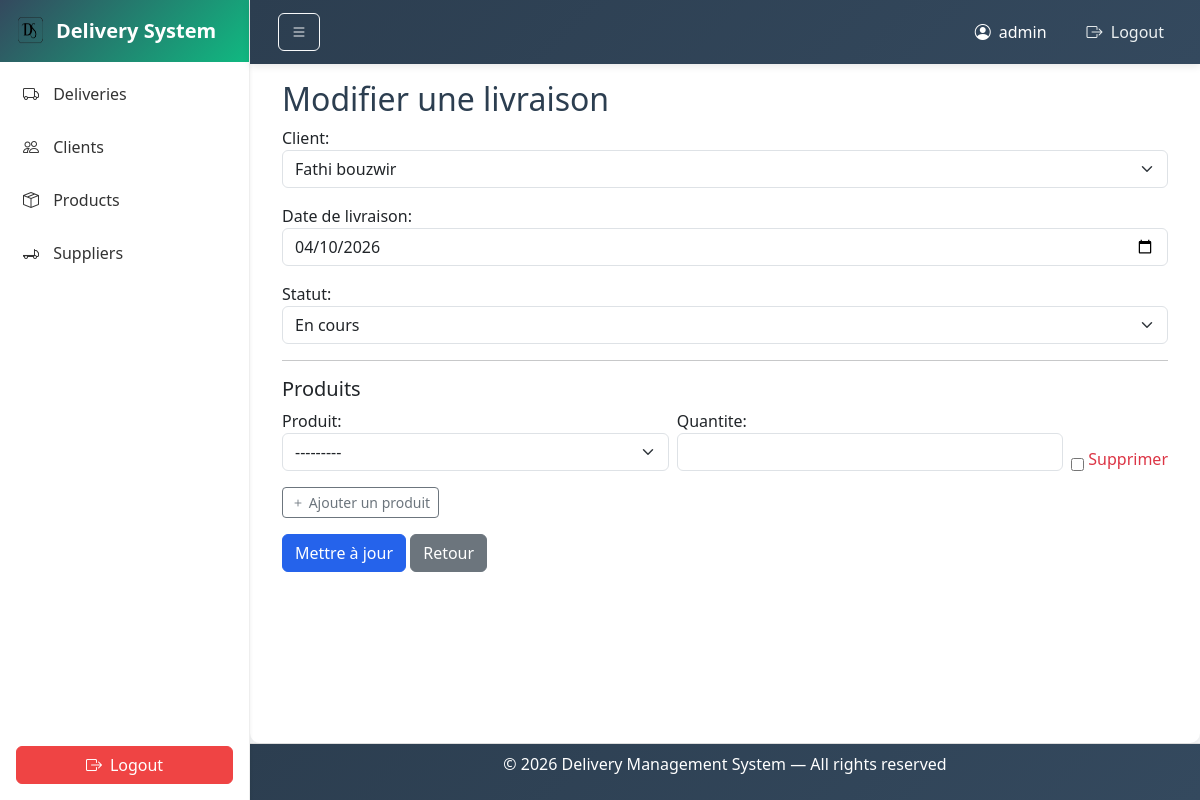
/deliveries/update/3/ (signed in), run on an earlier commit of the app's database.
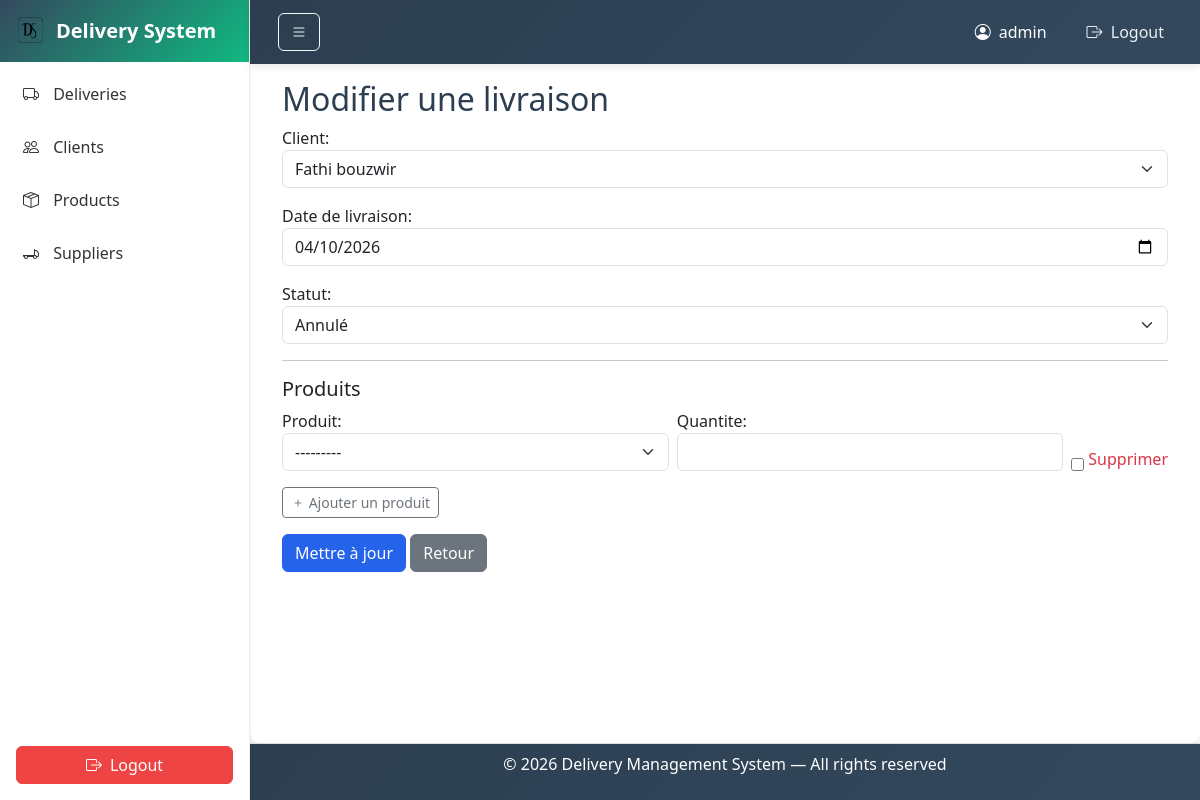
And on a later commit of the database.
### deliveryproject/models.py (models this page shows, shortened)
class Delivery(models.Model):
    STATUT_CHOICES = [
        ("En cours", "En cours"),
        ("Livré", "Livré"),
        ("Annulé", "Annulé"),
    ]
    client = models.ForeignKey(Client, on_delete=models.CASCADE)
    date_livraison = models.DateField()
    statut = models.CharField(max_length=50, choices=STATUT_CHOICES, default="En cours")

### deliveryproject/views.py (the view)
# urls.py: path('deliveries/update/<int:id>/', views.delivery_update, name='delivery_update'),
@login_required(login_url='login')
def delivery_update(request, id):
    delivery = get_object_or_404(Delivery, id=id)
    form = DeliveryForm(request.POST or None, instance=delivery)
    formset = DeliveryItemFormSet(request.POST or None, instance=delivery)
    if form.is_valid() and formset.is_valid():
        form.save()
        formset.save()
        return redirect('delivery_list')
    return render(request, 'delivery/form.html', {
        'form': form,
        'formset': formset,
    })

### deliveryproject/forms.py
class DeliveryForm(forms.ModelForm):
    class Meta:
        model = Delivery
        fields = '__all__'
        widgets = {
            'date_livraison': forms.DateInput(
                attrs={
                    'type': 'date',
                    'class': 'form-control',
                }
            ),
            'statut': forms.Select(
                attrs={
                    'class': 'form-select',
                }
            ),
            'client': forms.Select(
                attrs={
                    'class': 'form-select',
                }
            ),
        }
    def __init__(self, *args, **kwargs):
        super().__init__(*args, **kwargs)
        self.fields['client'].label = 'Client'
        self.fields['date_livraison'].label = 'Date de livraison'
        self.fields['statut'].label = 'Statut'

### deliveryproject/models.py (called while the page is built)
    def __str__(self):
        return f"{self.nom} {self.prenom}"

    def __str__(self):
        return self.nom

### deliveryproject/templates/delivery/form.html (shortened to what this page needs)
{% extends "layouts/base.html" %}
{% block content %}
<h2>Modifier une livraison</h2>
<form method="post">
    {{ form.as_p }}
    <hr>
    <h5>Produits</h5>
    <div id="items-container">
        {% for item_form in formset %}
        <div class="row g-2 mb-2 item-row">
            <div class="col">
                {{ item_form.produit.label_tag }}
                {{ item_form.produit }}
            </div>
            <div class="col">
                {{ item_form.quantite.label_tag }}
                {{ item_form.quantite }}
            </div>
            <div class="col-auto d-flex align-items-end">
                {{ item_form.DELETE }}
                <label class="ms-1 text-danger">Supprimer</label>
            </div>
        </div>
        {% endfor %}
    </div>
    <button type="button" class="btn btn-outline-secondary btn-sm mt-2 mb-3" id="add-item-btn">
        <i class="bi bi-plus"></i> Ajouter un produit
    </button>
    <br>
    <button type="submit" class="btn btn-primary">
        Mettre à jour
    </button>
    <a href="{% url 'delivery_list' %}" class="btn btn-secondary">
        Retour
    </a>
</form>
{% endblock %}

What changed in the data, as far as the page shows it:
changed Delivery "Fathi bouzwir": statut "En cours" → "Annulé"
